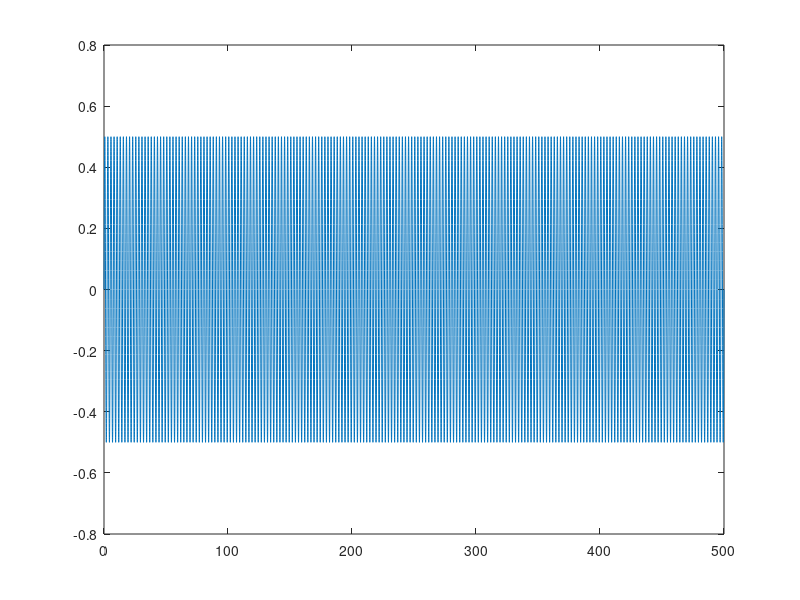

Source code (MATLAB): (Note: this script raises an error after producing the figure.)
% f = 0.4;           % Frequency of the Signal
% Fs = f*100;        % 1kHz sample rate
% T = 1/f;
% t = 0:1/Fs:T;      % 1 second signal window
% Amp = 0.5;         % Amplitude of the test signal
% sig = Amp*sin(2*pi*f*t);
% plot(t,sig);
% temp = iso2631(sig',4,Fs);
% Result = sqrt(mean(temp.^2)); %Implementation of the RMS function

f = 0.4;                      % Signal frequency
Amp = 0.5;                    % Amplitude of the test signal
T = 1/f;                      % Window period on which the RMS will be applied0
Fs = f*100;                    % Sampling frequency
t = 0:1/Fs:200*T;                 % Form the time window
sig = Amp*sin(2*pi*f*t);      % Form the signal
plot(t,sig);
temp = iso2631(sig,1,Fs);     % Filter the signal
%Result = Single_move_rms(temp,T,Fs); % Implementation of the RMS function
Result = sqrt(mean(temp.^2)); %Implementation of the RMS function

